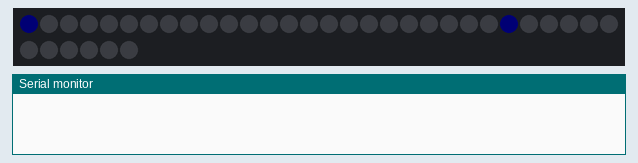
A sketch run on a simulated Arduino Uno, built with avr-gcc and run on an emulated ATmega328P. Shown: 36 RGB LEDs in strip order, left to right, continuing on the next row, the last lines printed to the serial monitor. Dim RGB values are drawn brighter than linear; the local clock reads 2024-03-15 10:24:30 at power-on unless the sketch sets it.

Above: at 0.1 s.
At 0.7 s:
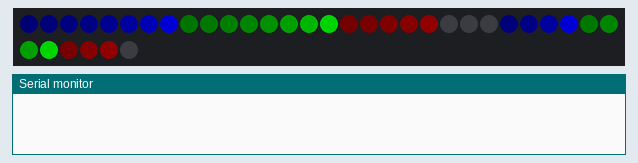
At 1.6 s:
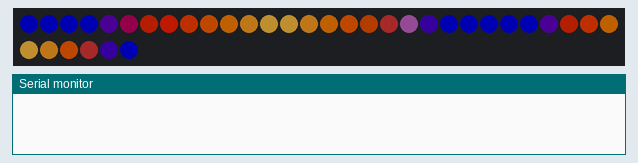
At 2.3 s:
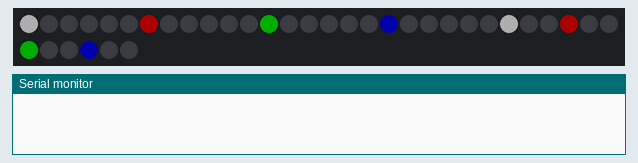
At 21.09 s:
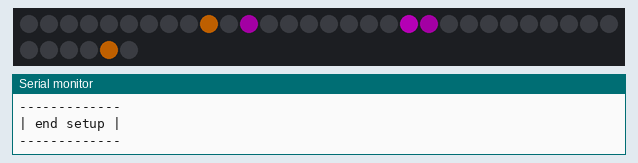
At 39.89 s:
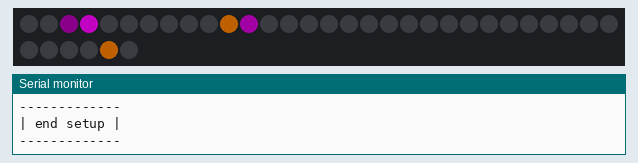

Measured:
- what the display in image 2 shows lasts 0.7 s, from 1.5 s to 2.2 s
- what the display in image 3 shows lasts 1.1 s, from 2.2 s to 3.3 s

The sketch:

neoPixelClock_DeadOnDS3234_v4.ino
```cpp
// Date and time functions using a DS1307 RTC connected via I2C and Wire lib

#include <TimerOne.h>
#include <SPI.h>
#include <Wire.h>
#include <RTClib.h>
#include <SparkFunDS3234RTC.h>

// Avoid spurious warnings
#undef PROGMEM
#define PROGMEM __attribute__(( section(".progmem.data") ))
#undef PSTR
#define PSTR(s) (__extension__({static prog_char __c[] PROGMEM = (s); &__c[0];}))

// sparkfunDS3234RTC
//////////////////////////////////
// Configurable Pin Definitions //
//////////////////////////////////
#define DS13074_CS_PIN 10 // DeadOn RTC Chip-select pin
#define INTERRUPT_PIN 2 // DeadOn RTC SQW/interrupt pin (optional)

// adafruits neopixel
//1 outerring 24 pixels (minutes and seconds) pixel 12-35
//and 1 inner ring 12 pixels (hours) inner ring = pixel 0-11
#include <Adafruit_NeoPixel.h>

#define PIN 6
#define Pixels 36

// Parameter 1 = number of pixels in strip
// Parameter 2 = Arduino pin number (most are valid)
// Parameter 3 = pixel type flags, add together as needed:
//   NEO_KHZ800  800 KHz bitstream (most NeoPixel products w/WS2812 LEDs)
//   NEO_KHZ400  400 KHz (classic 'v1' (not v2) FLORA pixels, WS2811 drivers)
//   NEO_GRB     Pixels are wired for GRB bitstream (most NeoPixel products)
//   NEO_RGB     Pixels are wired for RGB bitstream (v1 FLORA pixels, not v2)
Adafruit_NeoPixel strip = Adafruit_NeoPixel(Pixels, PIN, NEO_GRB + NEO_KHZ800);

// IMPORTANT: To reduce NeoPixel burnout risk, add 1000 uF capacitor across
// pixel power leads, add 300 - 500 Ohm resistor on first pixel's data input
// and minimize distance between Arduino and first pixel.  Avoid connecting
// on a live circuit...if you must, connect GND first.

//strip.Color(r,g,b)
static int8_t lastSecond = -1;
static int8_t lastMinute = -1;
static int8_t lastHour = -1;
static int8_t thisHour = -1;
#define l_high  50
#define l_off    0
const uint32_t c_hour   = strip.Color(l_high,l_high,l_off);  // white
const uint32_t c_minute = strip.Color(l_high,l_high,l_off);  // yellow
const uint32_t c_off    = strip.Color(l_off,l_off,l_off);   // off
uint32_t c_ledm   = strip.Color(l_off,l_off,l_off);   // off
uint32_t c_led1   = strip.Color(l_off,l_off,l_off);   // off
uint32_t c_led2   = strip.Color(l_off,l_off,l_off);   // off
uint32_t c_led3   = strip.Color(l_off,l_off,l_off);   // off

uint32_t c_hours[] = {
  strip.Color( 0, 0,60), // 0
  strip.Color( 0, 0,60), // 1
  strip.Color( 0, 0,60), // 2
  strip.Color( 0, 0,60), // 3
  strip.Color(10, 0,20), // 4
  strip.Color(20, 0,10), // 5
  strip.Color(60,10, 0), // 6
  strip.Color(80,10, 0), // 7
  strip.Color(80,20, 0), // 8
  strip.Color(80,30, 0), // 9
  strip.Color(80,40, 0), // 10
  strip.Color(80,50,10), // 11
  strip.Color(80,60,20), // 12
  strip.Color(80,60,20), // 13
  strip.Color(80,50,10), // 14
  strip.Color(80,40, 0), // 15
  strip.Color(80,30, 0), // 16
  strip.Color(60,20, 0), // 17
  strip.Color(40,10,10), // 18
  strip.Color(20,10,20), // 19
  strip.Color(10, 0,30), // 20
  strip.Color( 0, 0,60), // 21
  strip.Color( 0, 0,60), // 22
  strip.Color( 0, 0,60)  // 23
};

static int counter = 0;
static bool nexthalf = false;
uint8_t secondled1 = 0;
uint8_t secondled2 = 0;
uint8_t secondled3 = 0;
uint8_t minuteled1 = 0;

void setup() {
  Serial.begin(9600);

  strip.begin();
  strip.show(); // Initialize all pixels to 'off'

  clocksplash();

//Timer1.initialize(500000UL); // 2 hz
  Timer1.initialize(100000UL); // 10 hz
  Timer1.attachInterrupt(timerIsr);

#ifdef INTERRUPT_PIN // If using the SQW pin as an interrupt
  pinMode(INTERRUPT_PIN, INPUT_PULLUP);
#endif

  // Call rtc.begin([cs]) to initialize the library
  // The chip-select pin should be sent as the only parameter
  rtc.begin(DS13074_CS_PIN);
  //rtc.set12Hour(); // Use rtc.set12Hour to set to 12-hour mode

  // Now set the time...
  // You can use the autoTime() function to set the RTC's clock and
  // date to the compiliers predefined time. (It'll be a few seconds
  // behind, but close!)
  rtc.update();
  if(rtc.year() == 0 ) {
    //rtc.autoTime();
    rtc.setTime(0,29,20,4,16,11,16);
    rtc.enable();
    rtc.update();
    Serial.println("timeset");
  }
  Serial.print(rtc.year());
  Serial.print('/');
  Serial.print(rtc.month());
  Serial.print('/');
  Serial.print(rtc.date());
  Serial.print(" - ");
  Serial.print(rtc.hour());
  Serial.print(":"),
  Serial.print(rtc.minute());
  Serial.print(":"),
  Serial.print(rtc.second());
  Serial.println();

  // Or you can use the rtc.setTime(s, m, h, day, date, month, year)
  // function to explicitly set the time:
  // e.g. 7:32:16 | Monday October 31, 2016:
  //rtc.setTime(16, 00, 53, 18, 27, 11, 16);  // Uncomment to manually set time

  // Update time/date values, so we can set alarms
  rtc.update();
  // Configure Alarm(s):
  // (Optional: enable SQW pin as an intterupt)
  rtc.enableAlarmInterrupt();
  // Set alarm1 to alert when seconds hits 30
  rtc.setAlarm1(rtc.second() + 5);
  // Set alarm2 to alert when minute increments by 1
  // rtc.setAlarm2(rtc.minute() + 1);

  Serial.println("-------------");
  Serial.println("| end setup |");
  Serial.println("-------------");
}

void clocksplash(){
  long int c = 1;
  for(int x = 0; x < 24; x++) {
    strip.setPixelColor(x,c);
    strip.setPixelColor((x/2)+24,c);
    strip.show();
    c = c << 1;
    delay(30);
  }
  for(int x = 0; x < 24; x++) {
    strip.setPixelColor(x,0);
    strip.setPixelColor((x/2)+24,0);
    strip.show();
    delay(30);
  }

  for(int x = 0; x < 24; x++) {
    strip.setPixelColor(x,c_hours[x]);
  }
  for(int x = 0; x < 12; x++) {
    strip.setPixelColor(x+24,c_hours[x*2]);
  }
  strip.show();
  delay(30*24);

  for(int x = 0; x < Pixels; x++) {
    strip.setPixelColor(x,0);
  }
  strip.show();
  strip.setPixelColor(0,strip.Color(50,50,50));
  strip.setPixelColor(6,strip.Color(50,00,00));
  strip.setPixelColor(12,strip.Color(00,50,00));
  strip.setPixelColor(18,strip.Color(00,00,50));

  strip.setPixelColor(24,strip.Color(50,50,50));
  strip.setPixelColor(27,strip.Color(50,00,00));
  strip.setPixelColor(30,strip.Color(00,50,00));
  strip.setPixelColor(33,strip.Color(00,00,50));
  strip.show();
  delay(1000);
  for(int x = 0; x < Pixels; x++) {
    strip.setPixelColor(x,0);
  }
  strip.show();
}

void timerIsr() {
  static bool isThereANewSecond = false;

  if ( isThereANewSecond == true) {
    if ( (rtc.second() % 5 ) == 0 ) {
      counter = 0;
      isThereANewSecond = false;
    }
  }
  if ( (rtc.second() % 5) > 0 ){
    isThereANewSecond = true;
  }
  uint8_t pwrup = (4 * (counter)) % 100;
  uint8_t pwrdown = 100-pwrup;

  ++counter;

  if (counter > 25) {
    secondled1 = ((rtc.second() / 5)*2)+1;
  } else {
    secondled1 = ((rtc.second() / 5)*2);
  }
  secondled2 = secondled1 == 0 ? 23 : secondled1 - 1;
  secondled3 = secondled2 == 0 ? 23 : secondled2 - 1;
  c_led1 = strip.Color(pwrup,0,pwrup);
  c_led2 = strip.Color(pwrdown,0,pwrdown);
  c_led3 = strip.Color(0,0,0);

  // show them all
  strip.show();

}

void loop() {
//}
//void nope() {

  // Call rtc.update() to update all rtc.seconds(), rtc.minutes(),
  // etc. return functions.
  rtc.update();

  if ( rtc.alarm1() ) {
    printDateTime();
  }

  //set hour
  thisHour = (rtc.hour() % 12) + 24;
  if(thisHour != lastHour ) {
    strip.setPixelColor(lastHour,c_off);
    strip.setPixelColor(thisHour,c_hours[rtc.hour()]);
    lastHour = thisHour;
  }

  uint8_t minuteled1 = (rtc.minute() * 60 + rtc.second()) / 150;
  uint8_t minuteled2 = minuteled1 == 0 ? 23 : minuteled1 - 1;
  //c_ledm = c_minute;
  c_ledm = c_hours[rtc.hour()];

  if (minuteled1 == secondled1) {
    c_ledm = c_ledm | c_led1;
    c_led1 = c_ledm;
  }
  if (minuteled1 == secondled2) {
    c_ledm = c_ledm | c_led2;
    c_led2 = c_ledm;
  }
  if (minuteled1 == secondled3) {
    c_ledm = c_ledm | c_led3;
    c_led3 = c_ledm;
  }

  strip.setPixelColor(minuteled1,c_ledm);
  strip.setPixelColor(minuteled2,c_off);

  strip.setPixelColor(secondled1,c_led1);
  strip.setPixelColor(secondled2,c_led2);
  strip.setPixelColor(secondled3,c_led3);

  delay(50);
}

void printDateTime() {
    Serial.print(rtc.year());
    Serial.print('/');
    Serial.print(rtc.month());
    Serial.print('/');
    Serial.print(rtc.date());
    Serial.print(" - ");
    Serial.print(rtc.hour());
    Serial.print(":"),
    Serial.print(rtc.minute());
    Serial.print(":"),
    Serial.print(rtc.second());
    Serial.println();
}
```
